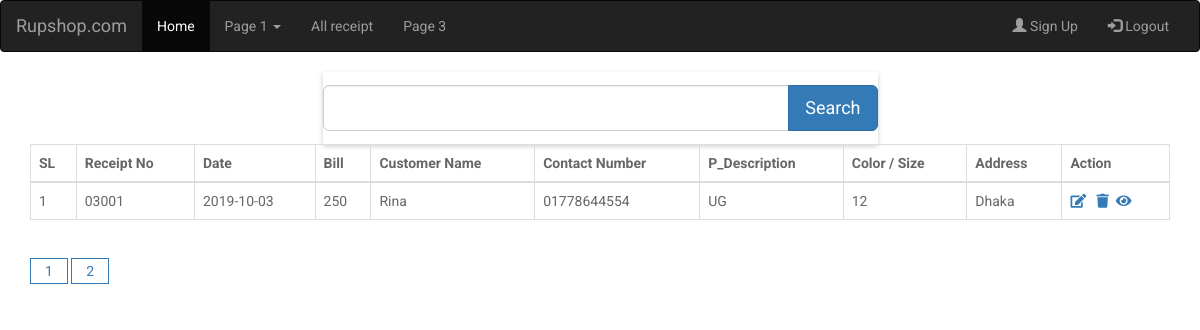
The app's page /allreport.php?page=2 (signed in) with its own data.
### tables this page shows
CREATE TABLE `receipt` (
  `receipt_id` int(255) NOT NULL,
  `cre_date` varchar(100) NOT NULL,
  `customer_id` varchar(250) NOT NULL,
  `bill_amount` varchar(200) NOT NULL,
  `customer_name` varchar(100) NOT NULL,
  `contact_number` varchar(100) NOT NULL,
  `p_description` varchar(255) NOT NULL,
  `color_size` varchar(100) NOT NULL,
  `address` varchar(100) NOT NULL
);

### allreport.php (the view, shortened to what this page needs)
<?php
  include 'db.php';
$results_per_page = 3;
$query='SELECT * FROM receipt';
$result = mysqli_query($link, $query);
$number_of_results = mysqli_num_rows($result);
$number_of_pages = ceil($number_of_results/$results_per_page);
if (!isset($_GET['page'])) {
  $page = 1;
} else {
  $page = $_GET['page'];
}
$this_page_first_result = ($page-1)*$results_per_page;
?>
<!DOCTYPE html>
<html>
  <head>
    <link rel="stylesheet" href="https://use.fontawesome.com/releases/v5.5.0/css/all.css">
      <link rel="stylesheet" href="https://maxcdn.bootstrapcdn.com/bootstrap/3.4.0/css/bootstrap.min.css">
    <link rel="stylesheet" href="assets/css/style.css">
  </head>
  <body>
	<nav class="navbar navbar-inverse">
	  <div class="container-fluid">
	    <div class="navbar-header">
	      <a class="navbar-brand" href="#">Rupshop.com</a>
	    </div>
	    <div class="collapse navbar-collapse" id="myNavbar">
	      <ul class="nav navbar-nav">
	        <li class="active"><a href="home.php">Home</a></li>
	        <li class="dropdown">
	          <a class="dropdown-toggle" row-toggle="dropdown" href="#">Page 1 <span class="caret"></span></a>
	        </li>
	        <li><a href="#">All receipt</a></li>
	        <li><a href="#">Page 3</a></li>
	      </ul>
	      <ul class="nav navbar-nav navbar-right">
	        <li><a href="registration.php"><span class="glyphicon glyphicon-user"></span> Sign Up</a></li>
	        <li><a href="logout.php"><span class="glyphicon glyphicon-log-in"></span> Logout</a></li>
	      </ul>
	    </div>
	  </div>
	</nav>
	<div class="container">
		<div class="row">
			<div class="col-lg-6 col-lg-offset-3">
				<form action="" method="POST" style="background: transparent; border:none; padding:13px 0">
					<div class="input-group">
						<input type="text" name="search" value="" class="form-control input-lg">
						<div class="input-group-btn">
							<button type="submit" name="btn" class="btn btn-lg btn-md btn-primary">Search</button>
						</div>
					</div>
				</form>
			</div>
		</div>
		<div class="row">
			<div class="col-md-12">
				<table class="table table-bordered">
					<thead>
						<tr>
							<th scope="col">SL</th>
							<th scope="col">Receipt No</th>
							<th scope="col">Date</th>
							<th scope="col">Bill</th>
							<th scope="col">Customer Name</th>
							<th scope="col">Contact Number</th>
							<th scope="col">P_Description</th>
							<th scope="col">Color / Size</th>
							<th scope="col">Address</th>
							<th scope="col">Action</th>
						</tr>
					</thead>
					<tbody>
						<?php
						$query="SELECT * FROM receipt ORDER BY receipt_id DESC LIMIT $this_page_first_result,$results_per_page";
						$res = mysqli_query($link, $query);
						while($row = mysqli_fetch_array($res)) {?>
							<tr>
								<td><?php echo $row['receipt_id']?></td>
							<td><?php echo $row['customer_id']?></td>
							<td><?php echo $row['cre_date']?></td>
							<td><?php echo $row['bill_amount']?></td>
							<td><?php echo $row['customer_name']?></td>
							<td><?php echo $row['contact_number']?></td>
							<td><?php echo $row['p_description']?></td>
							<td><?php echo $row['color_size']?></td>
							<td><?php echo $row['address']?></td>
							<td>
								<a href="editreceipt.php?rid=<?php echo $row['receipt_id'];?>"><i class="fas fa-edit"></i></a>&nbsp&nbsp
								<a href="#" onclick="if(confirm('Are you sure want to delete?')){window.location.href='deletereport.php?did=<?php echo $row['receipt_id'];?>'};">
									<i class="fas fa-trash"></i></a>
								&nbsp<a href="report/report.php?print=<?php echo $row['receipt_id']; ?>" target="_blank"><i class="fa fa-eye"></i></a>
							</td>
							</tr>
						<?php  }
						?>
					</tbody>
				</table>
				<nav aria-label="...">
					<ul class="pagination">
						<?php
						for ($page=1;$page<=$number_of_pages;$page++) {
							echo '<a href="allreport.php?page=' . $page . '">' . $page . '</a> ';
						}
						?>
					</ul>
				</nav>
			</div>
		</div>
	</div>
</body>
</html>

### assets/css/style.css (style rules this page uses)
html, body { min-height: 100%; }
body, div, form, input, select, p { padding: 0; margin: 0; outline: none; font-family: Roboto, Arial, sans-serif; font-size: 14px; color: #666; line-height: 22px; }
form { width: 100%; padding: 20px; background: #fff; box-shadow: 0 2px 5px #ccc; }
input, select, textarea { margin-bottom: 10px; border: 1px solid #ccc; border-radius: 3px; }
input { width: calc(100% - 10px); padding: 5px; }
button { width: auto; padding: 10px; border: none; -webkit-border-radius: 5px; -moz-border-radius: 5px; border-radius: 5px; background-color: #095484; font-size: 16px; color: #fff; cursor: pointer; }
.pagination a { border: 1px solid; padding: 4px 14px; }

### records on screen
receipt: receipt_id "1", customer "03001", cre_date "2019-10-03", bill_amount "250", customer_name "Rina", contact_number "01778644554", p_description "UG", color_size "12", address "Dhaka"
